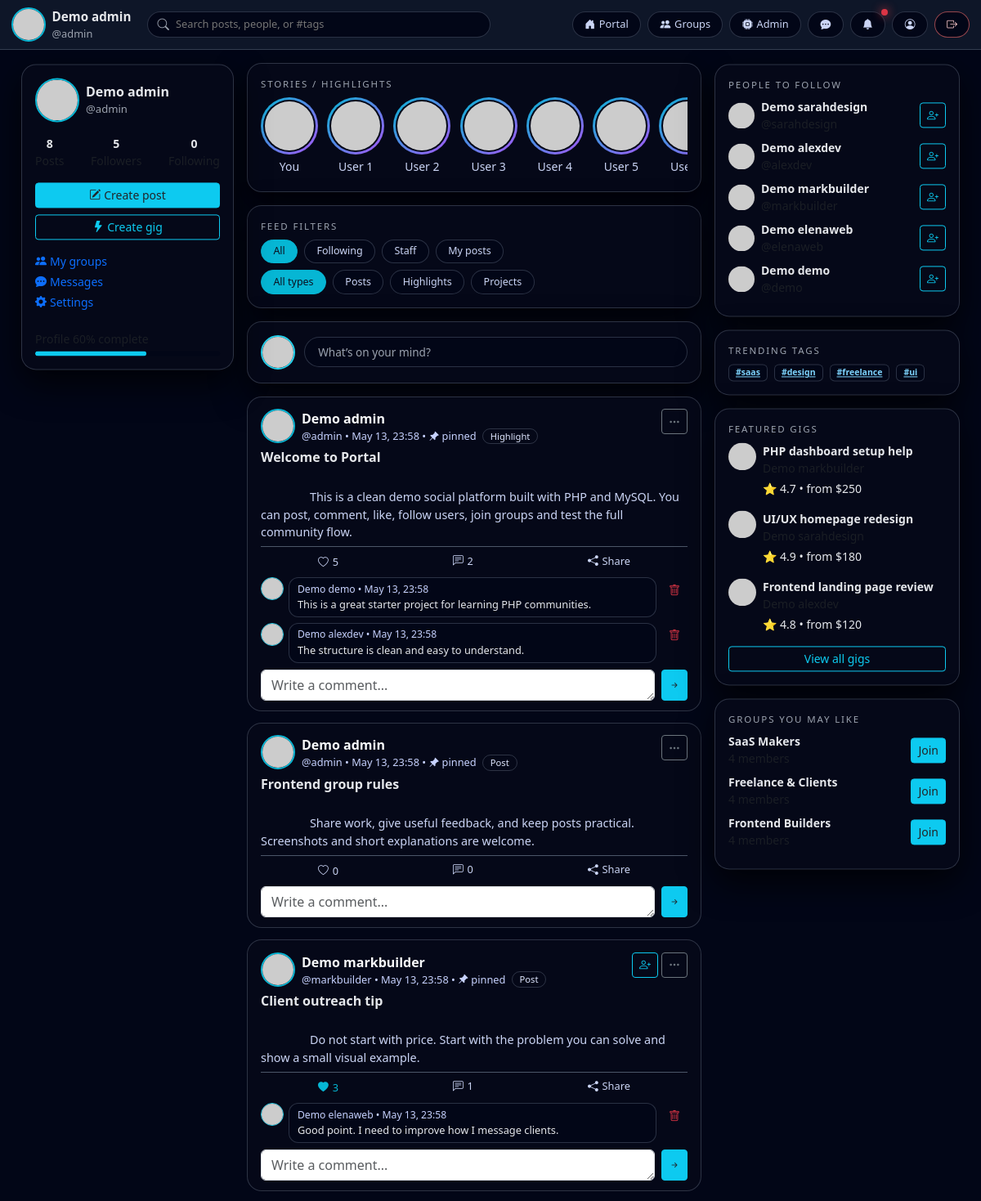
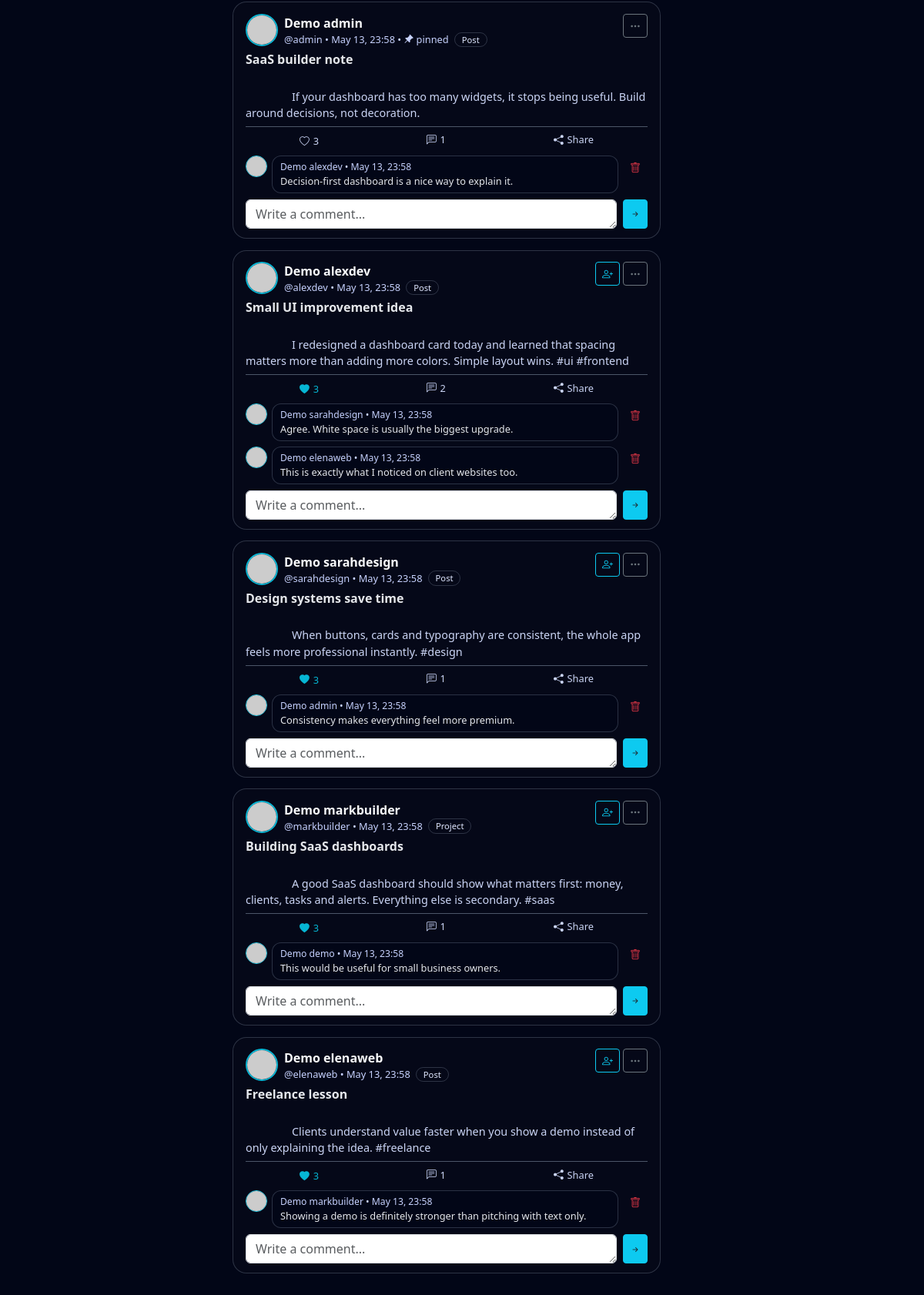
/dash1.php (signed in), run on the app's committed database (2 pictures, top to bottom).
### tables this page shows
CREATE TABLE IF NOT EXISTS `posts` (
  `id` int unsigned NOT NULL AUTO_INCREMENT,
  `user_id` int unsigned NOT NULL,
  `group_id` int unsigned DEFAULT NULL,
  `title` varchar(255) DEFAULT NULL,
  `body` mediumtext NOT NULL,
  `category` enum('post','highlight','project') NOT NULL DEFAULT 'post',
  `is_pinned` tinyint(1) NOT NULL DEFAULT '0',
  `created_at` datetime NOT NULL DEFAULT CURRENT_TIMESTAMP,
  `updated_at` datetime NOT NULL DEFAULT CURRENT_TIMESTAMP ON UPDATE CURRENT_TIMESTAMP,
  PRIMARY KEY (`id`),
  KEY `idx_posts_user` (`user_id`),
  KEY `idx_posts_group` (`group_id`),
  KEY `idx_posts_category` (`category`),
  KEY `idx_posts_pinned_created` (`is_pinned`,`created_at`),
  CONSTRAINT `fk_posts_group` FOREIGN KEY (`group_id`) REFERENCES `groups` (`id`) ON DELETE CASCADE,
  CONSTRAINT `fk_posts_user` FOREIGN KEY (`user_id`) REFERENCES `users` (`id`) ON DELETE CASCADE
);

CREATE TABLE IF NOT EXISTS `users` (
  `id` int unsigned NOT NULL AUTO_INCREMENT,
  `username` varchar(50) NOT NULL,
  `email` varchar(190) NOT NULL,
  `password_hash` varchar(255) NOT NULL,
  `full_name` varchar(120) NOT NULL,
  `role` enum('owner','admin','moderator','member') NOT NULL DEFAULT 'member',
  `avatar` varchar(255) DEFAULT NULL,
  `bio` text,
  `skills` varchar(255) DEFAULT NULL,
  `country` varchar(100) DEFAULT NULL,
  `timezone` varchar(100) DEFAULT NULL,
  `link_tiktok` varchar(255) DEFAULT NULL,
  `link_instagram` varchar(255) DEFAULT NULL,
  `link_x` varchar(255) DEFAULT NULL,
  `link_portfolio` varchar(255) DEFAULT NULL,
  `is_premium` tinyint(1) NOT NULL DEFAULT '0',
  `last_login_at` datetime DEFAULT NULL,
  `last_login_ip` varchar(45) DEFAULT NULL,
  `created_at` datetime NOT NULL DEFAULT CURRENT_TIMESTAMP,
  `updated_at` datetime NOT NULL DEFAULT CURRENT_TIMESTAMP ON UPDATE CURRENT_TIMESTAMP,
  PRIMARY KEY (`id`),
  UNIQUE KEY `uniq_users_username` (`username`),
  UNIQUE KEY `uniq_users_email` (`email`),
  KEY `idx_users_role` (`role`)
);

CREATE TABLE IF NOT EXISTS `comments` (
  `id` int unsigned NOT NULL AUTO_INCREMENT,
  `post_id` int unsigned NOT NULL,
  `user_id` int unsigned NOT NULL,
  `body` text NOT NULL,
  `created_at` datetime NOT NULL DEFAULT CURRENT_TIMESTAMP,
  PRIMARY KEY (`id`),
  KEY `idx_comments_post_created` (`post_id`,`created_at`),
  KEY `idx_comments_user` (`user_id`),
  CONSTRAINT `fk_comments_post` FOREIGN KEY (`post_id`) REFERENCES `posts` (`id`) ON DELETE CASCADE,
  CONSTRAINT `fk_comments_user` FOREIGN KEY (`user_id`) REFERENCES `users` (`id`) ON DELETE CASCADE
);

CREATE TABLE IF NOT EXISTS `gigs` (
  `id` int unsigned NOT NULL AUTO_INCREMENT,
  `user_id` int unsigned NOT NULL,
  `title` varchar(255) NOT NULL,
  `price_from` decimal(10,2) NOT NULL DEFAULT '0.00',
  `rating` decimal(3,2) NOT NULL DEFAULT '0.00',
  `created_at` datetime NOT NULL DEFAULT CURRENT_TIMESTAMP,
  PRIMARY KEY (`id`),
  KEY `idx_gigs_user` (`user_id`),
  CONSTRAINT `fk_gigs_user` FOREIGN KEY (`user_id`) REFERENCES `users` (`id`) ON DELETE CASCADE
);

CREATE TABLE IF NOT EXISTS `groups` (
  `id` int unsigned NOT NULL AUTO_INCREMENT,
  `name` varchar(120) NOT NULL,
  `slug` varchar(140) NOT NULL,
  `description` text,
  `cover_image` varchar(255) DEFAULT NULL,
  `is_code_only` tinyint(1) NOT NULL DEFAULT '0',
  `created_by` int unsigned NOT NULL,
  `is_private` tinyint(1) NOT NULL DEFAULT '0',
  `is_paid` tinyint(1) NOT NULL DEFAULT '0',
  `price_month` decimal(10,2) DEFAULT NULL,
  `invite_token` varchar(64) DEFAULT NULL,
  `created_at` datetime NOT NULL DEFAULT CURRENT_TIMESTAMP,
  PRIMARY KEY (`id`),
  UNIQUE KEY `uniq_groups_slug` (`slug`),
  UNIQUE KEY `uniq_groups_invite_token` (`invite_token`),
  KEY `idx_groups_created_by` (`created_by`),
  CONSTRAINT `fk_groups_creator` FOREIGN KEY (`created_by`) REFERENCES `users` (`id`) ON DELETE CASCADE
);

### dash1.php (the view, shortened to what the rows shown need)
<?php
require __DIR__ . '/db.php';
$userId   = $_SESSION['user_id'];
$role     = $_SESSION['role'] ?? 'member';
$isStaff        = in_array($role, ['owner','admin','moderator'], true);
$whereParts = [];
$params = [];
$whereSQL = $whereParts ? 'WHERE '.implode(' AND ',$whereParts) : '';
$postSql = "
  SELECT p.id,p.title,p.body,p.is_pinned,p.user_id,p.created_at,p.category,
         u.username,u.full_name,u.avatar,u.role AS user_role,
         COALESCE(lc.like_count,0) AS like_count
  FROM posts p
  JOIN users u ON p.user_id = u.id
  LEFT JOIN (
    SELECT post_id,COUNT(*) AS like_count
    FROM post_likes GROUP BY post_id
  ) lc ON lc.post_id=p.id
  $whereSQL
  ORDER BY p.is_pinned DESC, p.created_at DESC
";
$stmt = $pdo->prepare($postSql);
$stmt->execute($params);
$posts = $stmt->fetchAll();
$postIds = array_column($posts,'id');
$inList  = $postIds ? implode(',',array_map('intval',$postIds)) : '0';
$commentsByPost = [];
if ($postIds) {
  $cStmt = $pdo->query("
    SELECT c.*,u.username,u.full_name,u.avatar
    FROM comments c
    JOIN users u ON u.id=c.user_id
    WHERE c.post_id IN ($inList)
    ORDER BY c.created_at ASC
  ");
  foreach ($cStmt as $c) {
    $commentsByPost[$c['post_id']][] = $c;
  }
}
$likedPosts = [];
if ($postIds) {
  $likeStmt = $pdo->prepare("
    SELECT post_id FROM post_likes
    WHERE user_id=:uid AND post_id IN ($inList)
  ");
  $likeStmt->execute([':uid'=>$userId]);
  foreach ($likeStmt as $lp) {
    $likedPosts[(int)$lp['post_id']] = true;
  }
}
$followingMap = [];
?>
<!DOCTYPE html>
<html lang="en">
<head>
<link href="https://cdn.jsdelivr.net/npm/bootstrap@5.3.3/dist/css/bootstrap.min.css" rel="stylesheet">
<link href="https://cdn.jsdelivr.net/npm/bootstrap-icons@1.11.3/font/bootstrap-icons.css" rel="stylesheet">
</head>
<body>
<div class="app-shell">
  <main class="layout-grid">
    <section class="center-column">
      <div id="feedArea">
      <?php if (empty($posts)): ?>
        <div class="card-glass text-center">
          <p class="text-muted m-0">No posts yet. Be the first to share something.</p>
        </div>
      <?php else: ?>
        <?php foreach($posts as $post): ?>
          <?php
            $postId       = (int)$post['id'];
            $authorName   = $post['full_name'] ?: $post['username'];
            $authorAvatar = $post['avatar'] ?: 'https://ui-avatars.com/api/?name='.urlencode($authorName).'&background=020617&color=fff';
            $isOwnerPost  = ($post['user_id'] == $userId);
            $postComments = $commentsByPost[$postId] ?? [];
            $likeCount    = (int)$post['like_count'];
            $userLiked    = isset($likedPosts[$postId]);
            $authorFollowed = isset($followingMap[(int)$post['user_id']]);
          ?>
          <article class="post-card" id="post-<?= $postId ?>">
            <div class="d-flex justify-content-between align-items-start gap-2 mb-1">
              <div class="d-flex gap-2">
                <a href="user_profile.php?user_id=<?= (int)$post['user_id'] ?>" class="text-decoration-none">
                  <img src="<?= htmlspecialchars($authorAvatar) ?>" alt=""
                       style="width:42px;height:42px;border-radius:50%;object-fit:cover;border:2px solid var(--accent-strong);">
                </a>
                <div>
                  <a href="user_profile.php?user_id=<?= (int)$post['user_id'] ?>"
                     class="text-decoration-none text-light fw-semibold">
                    <?= htmlspecialchars($authorName) ?>
                  </a>
                  <div class="post-header-meta">
                    <span>@<?= htmlspecialchars($post['username']) ?></span>
                    <span>• <?= date('M j, H:i', strtotime($post['created_at'])) ?></span>
                    <?php if ($post['is_pinned']): ?>
                      <span>• <i class="bi bi-pin-angle-fill"></i> pinned</span>
                    <?php endif; ?>
                    <span class="post-badge ms-1"><?= ucfirst($post['category'] ?? 'post') ?></span>
                  </div>
                </div>
              </div>
              <div class="d-flex align-items-start gap-1">
                <?php if (!$isOwnerPost): ?>
                  <button
                    class="btn btn-sm <?= $authorFollowed ? 'btn-info text-dark':'btn-outline-info' ?> follow-toggle"
                    data-user-id="<?= (int)$post['user_id'] ?>"
                    data-following="<?= $authorFollowed ? '1':'0' ?>">
                    <i class="bi <?= $authorFollowed ? 'bi-person-check-fill':'bi-person-plus' ?>"></i>
                  </button>
                <?php endif; ?>
                <div class="dropdown">
                  <button class="btn btn-sm btn-outline-secondary" type="button" data-bs-toggle="dropdown">
                    <i class="bi bi-three-dots"></i>
                  </button>
                </div>
              </div>
            </div>
            <div class="mt-1">
              <?php if (!empty($post['title'])): ?>
                <div class="post-title mb-1"><?= htmlspecialchars($post['title']) ?></div>
              <?php endif; ?>
              <div class="post-body-text">
                <?= nl2br(htmlspecialchars($post['body'])) ?>
              </div>
            </div>
            <div class="post-actions">
              <form action="post_like_toggle.php" method="POST">
                <button class="post-action-btn <?= $userLiked?'liked':'' ?>" type="submit">
                  <i class="bi <?= $userLiked?'bi-heart-fill':'bi-heart' ?>"></i>
                  <span><?= $likeCount ?></span>
                </button>
              </form>
              <button class="post-action-btn" type="button">
                <i class="bi bi-chat-left-text"></i>
                <span><?= count($postComments) ?></span>
              </button>
              <button class="post-action-btn share-btn" type="button" data-post-id="<?= $postId ?>">
                <i class="bi bi-share-fill"></i><span>Share</span>
              </button>
            </div>
            <div class="mt-2">
              <?php foreach($postComments as $c): ?>
                <?php
                  $cName = $c['full_name'] ?: $c['username'];
                  $cAv   = $c['avatar'] ?: 'https://ui-avatars.com/api/?name='.urlencode($cName).'&background=020617&color=fff';
                  $canDeleteComment = ($c['user_id']==$userId) || $isStaff;
                ?>
                <div class="comment-row">
                  <img src="<?= htmlspecialchars($cAv) ?>" alt=""
                       style="width:28px;height:28px;border-radius:50%;object-fit:cover;border:1px solid var(--accent);">
                  <div class="comment-bubble">
                    <div class="comment-meta">
                      <?= htmlspecialchars($cName) ?> • <?= date('M j, H:i', strtotime($c['created_at'])) ?>
                    </div>
                    <div><?= nl2br(htmlspecialchars($c['body'])) ?></div>
                  </div>
                  <?php if ($canDeleteComment): ?>
                    <form action="comment_delete.php" method="POST" onsubmit="return confirm('Delete this comment?');">
                      <button class="btn btn-sm text-danger" type="submit"><i class="bi bi-trash"></i></button>
                    </form>
                  <?php endif; ?>
                </div>
              <?php endforeach; ?>
            </div>
            <form action="comment_add.php" method="POST" class="mt-2">
              <div class="d-flex gap-2">
                <textarea name="body" rows="1" class="form-control comment-form" placeholder="Write a comment..." required></textarea>
                <button type="submit" class="btn btn-info btn-sm text-dark">
                  <i class="bi bi-arrow-right-short"></i>
                </button>
              </div>
            </form>
          </article>
        <?php endforeach; ?>
      <?php endif; ?>
      </div>
    </section>
    <aside class="right-column d-none d-lg-block">
      <div class="card-glass mb-3">
        <?php
        $s = $pdo->prepare("
          SELECT id,full_name,username,avatar
          FROM users
          WHERE id != :me
          ORDER BY RAND()
          LIMIT 5
        ");
        $s->execute([':me'=>$userId]);
        $suggestedUsers = $s->fetchAll();
        ?>
        <?php foreach($suggestedUsers as $u): ?>
          <?php $alreadyFollow = isset($followingMap[(int)$u['id']]); ?>
          <div class="d-flex align-items-center justify-content-between mb-2">
            <div class="d-flex align-items-center gap-2">
              <img src="<?= $u['avatar'] ?: 'https://ui-avatars.com/api/?name='.urlencode($u['full_name']).'&background=020617&color=fff' ?>"
                   style="width:32px;height:32px;border-radius:50%;object-fit:cover;">
              <div class="small">
                <div class="fw-semibold"><?= htmlspecialchars($u['full_name']) ?></div>
                <div class="text-muted">@<?= htmlspecialchars($u['username']) ?></div>
              </div>
            </div>
            <button class="btn btn-sm <?= $alreadyFollow?'btn-info text-dark':'btn-outline-info' ?> follow-toggle"
                    data-user-id="<?= (int)$u['id'] ?>"
                    data-following="<?= $alreadyFollow?'1':'0' ?>">
              <i class="bi <?= $alreadyFollow?'bi-person-check-fill':'bi-person-plus' ?>"></i>
            </button>
          </div>
        <?php endforeach; ?>
      </div>
      <div class="card-glass mb-3">
        <?php
        try{
          $gStmt=$pdo->query("
            SELECT g.id,g.title,g.price_from,g.rating,u.full_name,u.avatar
            FROM gigs g
            JOIN users u ON u.id=g.user_id
            ORDER BY RAND()
            LIMIT 3
          ");
          $gigs=$gStmt->fetchAll();
        }catch(Exception $e){ $gigs=[]; }
        ?>
        <?php foreach($gigs as $gig): ?>
          <div class="mb-3 small">
            <div class="d-flex gap-2">
              <img src="<?= $gig['avatar'] ?: 'https://ui-avatars.com/api/?name='.urlencode($gig['full_name']).'&background=020617&color=fff' ?>"
                   style="width:34px;height:34px;border-radius:50%;object-fit:cover;">
              <div>
                <div class="fw-semibold"><?= htmlspecialchars($gig['title']) ?></div>
                <div class="text-muted"><?= htmlspecialchars($gig['full_name']) ?></div>
                <div class="mt-1">
                  ⭐ <?= number_format((float)$gig['rating'],1) ?> • from $<?= (int)$gig['price_from'] ?>
                </div>
              </div>
            </div>
          </div>
        <?php endforeach; ?>
      </div>
      <div class="card-glass">
        <?php
        try{
          $grpStmt=$pdo->query("
            SELECT g.id, g.name,
                   (
                     SELECT COUNT(*)
                     FROM group_members gm
                     WHERE gm.group_id = g.id
                   ) AS members_count
            FROM groups g
            ORDER BY RAND()
            LIMIT 4
          ");
          $groups=$grpStmt->fetchAll();
        }catch(Exception $e){ $groups=[]; }
        ?>
        <?php foreach($groups as $gr): ?>
          <div class="d-flex justify-content-between align-items-center mb-2 small">
            <div>
              <div class="fw-semibold"><?= htmlspecialchars($gr['name']) ?></div>
              <div class="text-muted"><?= (int)$gr['members_count'] ?> members</div>
            </div>
            <a href="group_join.php?id=<?= (int)$gr['id'] ?>" class="btn btn-sm btn-info text-dark">Join</a>
          </div>
        <?php endforeach; ?>
      </div>
    </aside>
  </main>
</div>
</body>
</html>

### data on the page
posts: user.full_name "Demo admin", user.username "admin", created_at "May 13, 23:58", is_pinned 1 (drawn), category "Highlight", title "Welcome to Portal", body "This is a clean demo social platform built with PHP and MySQL. You can post, comment, like, follow users, join groups and test the full community flow.", likeCount "5", id "2"
comments: user.full_name "Demo demo", created_at "May 13, 23:58", body "This is a great starter project for learning PHP communities."
comments: user.full_name "Demo alexdev", created_at "May 13, 23:58", body "The structure is clean and easy to understand."
posts: user.full_name "Demo admin", user.username "admin", created_at "May 13, 23:58", is_pinned 1 (drawn), category "Post", title "Frontend group rules", body "Share work, give useful feedback, and keep posts practical. Screenshots and short explanations are welcome.", likeCount "0", id "0"
posts: user.full_name "Demo markbuilder", user.username "markbuilder", created_at "May 13, 23:58", is_pinned 1 (drawn), category "Post", title "Client outreach tip", body "Do not start with price. Start with the problem you can solve and show a small visual example.", likeCount "3", id "1"
comments: user.full_name "Demo elenaweb", created_at "May 13, 23:58", body "Good point. I need to improve how I message clients."
posts: user.full_name "Demo admin", user.username "admin", created_at "May 13, 23:58", is_pinned 1 (drawn), category "Post", title "SaaS builder note", body "If your dashboard has too many widgets, it stops being useful. Build around decisions, not decoration.", likeCount "3", id "1"
comments: user.full_name "Demo alexdev", created_at "May 13, 23:58", body "Decision-first dashboard is a nice way to explain it."
posts: user.full_name "Demo alexdev", user.username "alexdev", created_at "May 13, 23:58", category "Post", title "Small UI improvement idea", body "I redesigned a dashboard card today and learned that spacing matters more than adding more colors. Simple layout wins. #ui #frontend", likeCount "3", id "2"
comments: user.full_name "Demo sarahdesign", created_at "May 13, 23:58", body "Agree. White space is usually the biggest upgrade."
comments: user.full_name "Demo elenaweb", created_at "May 13, 23:58", body "This is exactly what I noticed on client websites too."
posts: user.full_name "Demo sarahdesign", user.username "sarahdesign", created_at "May 13, 23:58", category "Post", title "Design systems save time", body "When buttons, cards and typography are consistent, the whole app feels more professional instantly. #design", likeCount "3", id "1"
comments: user.full_name "Demo admin", created_at "May 13, 23:58", body "Consistency makes everything feel more premium."
posts: user.full_name "Demo markbuilder", user.username "markbuilder", created_at "May 13, 23:58", category "Project", title "Building SaaS dashboards", body "A good SaaS dashboard should show what matters first: money, clients, tasks and alerts. Everything else is secondary. #saas", likeCount "3", id "1"
comments: user.full_name "Demo demo", created_at "May 13, 23:58", body "This would be useful for small business owners."
posts: user.full_name "Demo elenaweb", user.username "elenaweb", created_at "May 13, 23:58", category "Post", title "Freelance lesson", body "Clients understand value faster when you show a demo instead of only explaining the idea. #freelance", likeCount "3", id "1"
comments: user.full_name "Demo markbuilder", created_at "May 13, 23:58", body "Showing a demo is definitely stronger than pitching with text only."
users: full_name "Demo sarahdesign", username "sarahdesign"
users: full_name "Demo alexdev", username "alexdev"
users: full_name "Demo markbuilder", username "markbuilder"
users: full_name "Demo elenaweb", username "elenaweb"
users: full_name "Demo demo", username "demo"
gigs: title "PHP dashboard setup help", user.full_name "Demo markbuilder", rating "4.7", price_from "250"
gigs: title "UI/UX homepage redesign", user.full_name "Demo sarahdesign", rating "4.9", price_from "180"
gigs: title "Frontend landing page review", user.full_name "Demo alexdev", rating "4.8", price_from "120"
groups: name "SaaS Makers", members_count "4"
groups: name "Freelance & Clients", members_count "4"
groups: name "Frontend Builders", members_count "4"

### other printed values
$fullName "Demo admin"
$username "admin"
count($posts) "8"
$followersCount "5"
$followingCount "0"
$label "All"
$label "Following"
$label "Staff"
$label "My posts"
$label "All types"
$label "Posts"
$label "Highlights"
$label "Projects"
$tag "saas"
$tag "design"
